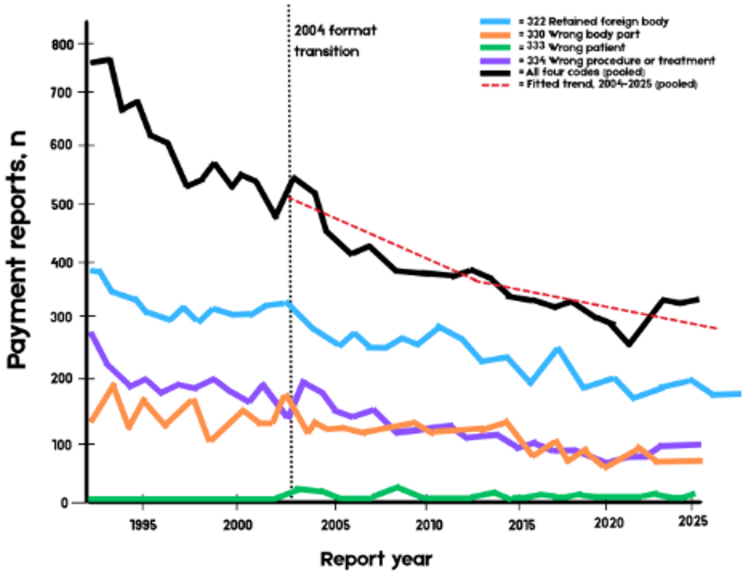
#> input picture cns2026_talks/spine_not_all_spines/CTSpinoPelvic1K/paper/cns2026/figs_cited/bettis2026_fig1.png, 1489 x 1149 px (shown at 1/2 size)
$ python prep_bettis.py
#> lines starting #> are read from the running program, lines starting #| are printed output that depends on the picture; after the words box and inside, x2 and y2 are one past the last pixel; in counts of white or black regions, pixels touching at a corner belong together
"""paper/cns2026/prep_bettis.py — Bettis et al. 2026 Figure 1 (National Practitioner Data Bank malpractice payment
reports for surgical never events by code, 1991-2025) redrawn with slide-size legend and axis titles. The article
page carries no data table, so the curves are read off the published PNG: pixels are classed by hue (blue, orange,
green, purple) or as black (the pooled line), the axes are calibrated from the tick-label positions, one value is
taken per report year, and the four codes are checked against the pooled line. The fitted trend is omitted.
Writes figs_v2/chart_bettis_redrawn.png and figs_cited/bettis2026_fig1_digitised.csv.

    python paper/cns2026/prep_bettis.py
"""
import csv
from pathlib import Path

import numpy as np
import matplotlib
matplotlib.use("Agg")
import matplotlib.pyplot as plt  # noqa: E402
from matplotlib.colors import rgb_to_hsv  # noqa: E402
from PIL import Image  # noqa: E402

HERE = Path(__file__).resolve().parent
OUT = HERE / "figs_v2"
CITED = HERE / "figs_cited"

src = np.asarray(Image.open(CITED / "bettis2026_fig1.png").convert("RGB")).astype(float) / 255.0
H, W, _ = src.shape
#> H = 1149; W = 1489
hsv = rgb_to_hsv(src)
#> hsv: shape (1149, 1489, 3) float64; mean of channels 0, 1, 2 0.0399, 0.0365, 0.953
dark = src.max(axis=2) < 0.28
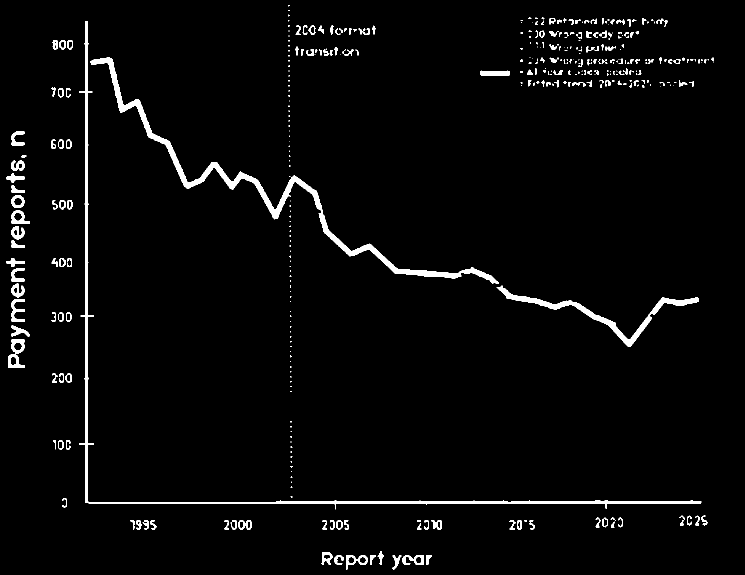
#> dark: shape (1149, 1489) bool (shown at 1/2 size); 2.9% white; 410 white regions (213 under 20 px), largest, box (x1, y1, x2, y2) and area: (180, 115, 998, 568) 12483, (158, 42, 1403, 1019) 12061, (993, 571, 1398, 694) 4775
sat = hsv[..., 1] > 0.35
#> sat: shape (1149, 1489) bool; 4.7% white; 80 white regions (28 under 20 px), largest, box (x1, y1, x2, y2) and area: (173, 663, 1406, 941) 35499, (179, 535, 1483, 804) 19901, (172, 967, 1392, 1006) 17684
hue = hsv[..., 0]
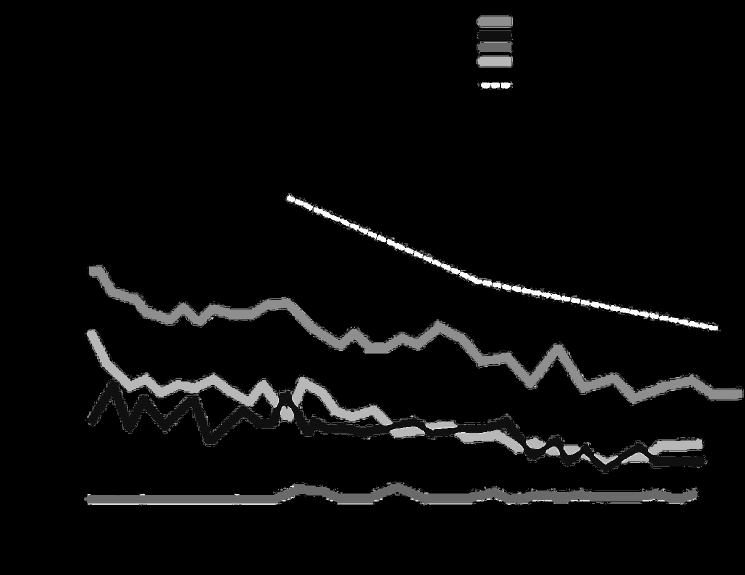
#> hue: shape (1149, 1489) float64 (shown at 1/2 size); min 0, max 0.998, mean 0.0399

# axes
col_counts = dark[100:1050, 100:400].sum(axis=0)
#> col_counts = 300 values, max 906 at index 71, min 0 at index 0, mean 42.27
axis_x = 100 + int(np.argmax(col_counts))
#> axis_x = 171
row_counts = dark[900:1100, 200:1400].sum(axis=1)
#> row_counts = 200 values, max 1200 at index 105, min 0 at index 0, mean 43.18
axis_y = 900 + int(np.argmax(row_counts))
#> axis_y = 1005
# the dotted 2004 line: the other column with many dark pixels
cc = dark[150:900, :].sum(axis=0)
#> cc = 1489 values, max 750 at index 170, min 0 at index 0, mean 20.46
dark_cols = [int(x) for x in np.where(cc > 120)[0] if x > axis_x + 20 and x < W - 20]   # the dotted 2004 line
#> dark_cols = [580, 581]
print("axes x", axis_x, "y", axis_y, "dark vertical columns", dark_cols)
#| axes x 171 y 1005 dark vertical columns [580, 581]


def clusters(idx, gap=3):
    idx = sorted(int(i) for i in idx)
    out, cur = [], [idx[0]] if idx else []
    for i in idx[1:]:
        if i - cur[-1] <= gap:
            cur.append(i)
        else:
            out.append(cur); cur = [i]
    if cur:
        out.append(cur)
    return [(float(np.mean(c)), len(c)) for c in out]


# y tick labels: text blobs left of the axis (columns 60..axis_x-20)
band = dark[:, 60:axis_x - 20]
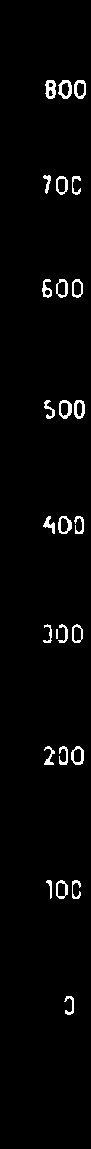
#> band: shape (1149, 91) bool; 2.3% white in thin lines or dots, all inside (x1, y1, x2, y2) = (42, 80, 86, 1015)
rows = np.where(band.sum(axis=1) >= 3)[0]
#> rows = 163 values from 80 to 1014
ylab = [c for c, n in clusters(rows, gap=4) if n >= 8 and 30 < c < axis_y + 20]
#> in clusters, `out, cur = [], [idx[0]] if idx else []`: out = []; cur = [80]
#> the loop in clusters, `for i in idx[1:]:` made 162 passes
#> (i, cur) on passes 19, 39, 58: (175, [175]), (279, [279]), (400, [400])
#> cur on passes 77, 95: [516], [624]
#> after the loop in clusters, `for i in idx[1:]:`: out = 9 items
#> ylab = [89, 184.5, 288, 409, 524.5, 633, 755, 889]
print("y label rows", [round(v) for v in ylab])
#| y label rows [89, 184, 288, 409, 524, 633, 755, 889]
# x tick labels: text blobs under the axis (rows axis_y+15 .. axis_y+70)
band = dark[axis_y + 15:axis_y + 70, :]
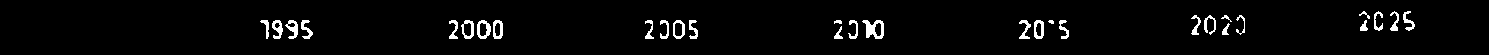
#> band: shape (55, 1489) bool; 3.2% white; 30 white regions (1 under 20 px), largest, box (x1, y1, x2, y2) and area: (862, 20, 884, 39) 232, (477, 20, 491, 39) 142, (285, 20, 298, 39) 127
cols = np.where(band.sum(axis=0) >= 3)[0]
#> cols = 277 values from 261 to 1414
xlab = [c for c, n in clusters(cols, gap=6) if n >= 20 and c > axis_x]
#> the loop in clusters (call 2), `for i in idx[1:]:` made 276 passes
#> (i, cur) on pass 43: (449, [449])
#> cur on passes 88, 96: [645], [660]
#> xlab = [287, 476.2, 678.5, 867, 1042.4, 1203.5, 1402.3]
print("x label cols", [round(v) for v in xlab])
#| x label cols [287, 476, 678, 867, 1042, 1204, 1402]
assert len(ylab) >= 5 and len(xlab) >= 5, "label detection failed"
ylab = sorted(ylab)                       # the topmost blob is the "800" label; zero sits on the x-axis line
y0 = float(axis_y)
#> y0 = 1005
ysp = (y0 - ylab[0]) / 8.0                 # px per 100 reports
#> ysp = 114.5
xlab = sorted(xlab)                       # 1995 .. 2025
pxpy = (xlab[-1] - xlab[0]) / (5 * (len(xlab) - 1))
#> pxpy = 37.18
x1995 = xlab[0]
#> x1995 = 287
print("px per 100:", round(ysp, 2), "px per year:", round(pxpy, 2), "y0 row", round(y0, 1), "axis_y", axis_y)
#| px per 100: 114.5 px per year: 37.18 y0 row 1005.0 axis_y 1005

plot = np.zeros((H, W), bool)
plot[40:axis_y - 3, axis_x + 9:W - 10] = True     # clear of the axis line's anti-aliased edge
plot[0:215, 920:W] = False                 # legend
plot[30:125, 560:800] = False              # the "2004 format transition" text
for xd in dark_cols:
    plot[:, xd - 3:xd + 4] = False
#> this loop made 2 passes
#> xd on passes 1 to 2: 580, 581
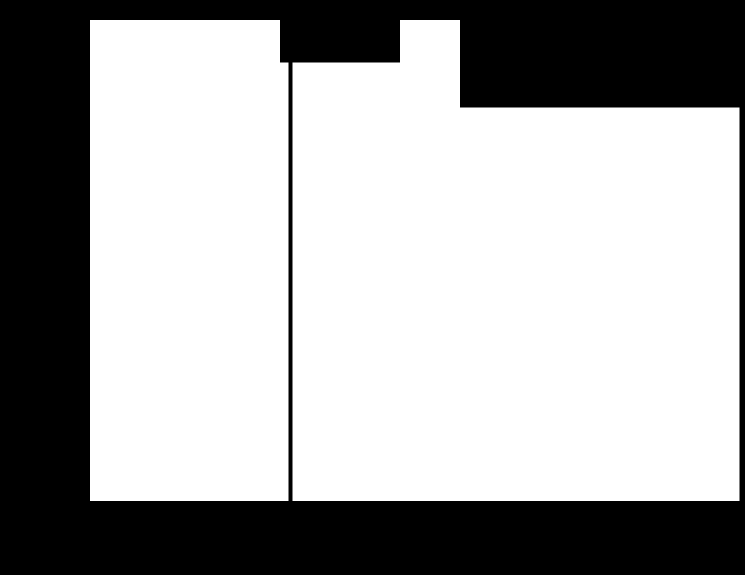
#> plot: shape (1149, 1489) bool (shown at 1/2 size); 65.7% white; 1 black region, box (x1, y1, x2, y2) and area: (0, 0, 1489, 1149) 586464
hue_bins = {"322 retained foreign body": (0.50, 0.66), "330 wrong body part": (0.03, 0.13),
            "333 wrong patient": (0.28, 0.48), "334 wrong procedure or treatment": (0.68, 0.82)}
# line-core colours: the median of the strongly saturated pixels of each hue bin; then nearest-colour classification,
# so the blends where two lines cross (orange over purple reads as green by hue) are assigned to neither
cores = {}
for k, (lo, hi) in hue_bins.items():
    sel = plot & (hsv[..., 1] > 0.6) & (hue >= lo) & (hue < hi)
    cores[k] = np.median(src[sel], axis=0)
    print("core", k, np.round(cores[k] * 255).astype(int))
#> this loop made 4 passes
#| core 322 retained foreign body [ 55 181 254]
#| core 330 wrong body part [253 144  75]
#| core 333 wrong patient [  0 191  97]
#| core 334 wrong procedure or treatment [139  81 253]
#> after the loop, cores = {'322 retained foreign body': [0.216, 0.71, 0.996], '330 wrong body part': [0.992, 0.565, 0.294], '333 wrong patient': [0, 0.749, 0.38], '334 wrong procedure or treatment': [0.545, 0.318, 0.992]}
dist = {k: np.sqrt(((src - c) ** 2).sum(axis=2)) for k, c in cores.items()}
#> dist = 4 items
nearest = min(dist.values()) if False else None
masks = {}
for k in hue_bins:
    others = np.min(np.stack([dist[o] for o in hue_bins if o != k]), axis=0)
    masks[k] = plot & sat & (dist[k] < 0.22) & (dist[k] < others)
#> this loop made 4 passes
#> pass 3, `others = np.min(np.stack([dist[o] for o in hue_bins if o != k]), axis=0)`:
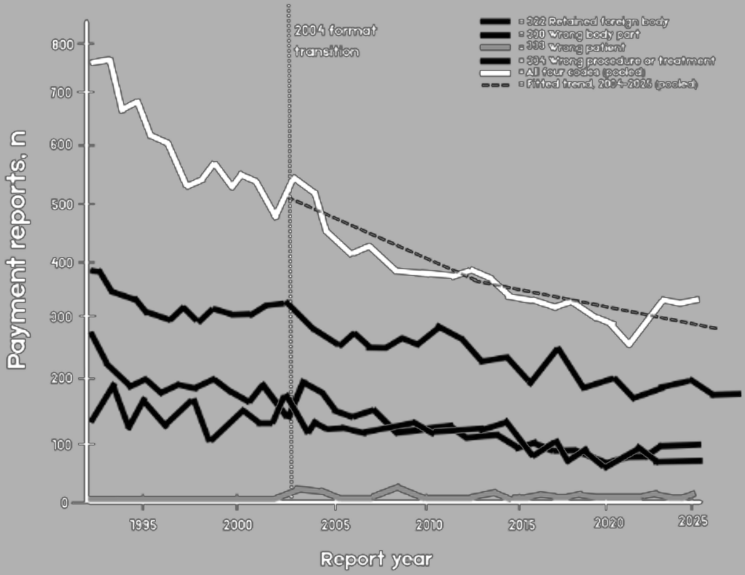
#> others: shape (1149, 1489) float64 (shown at 1/2 size); min 0, max 1.18, mean 0.784; drawn with min black and max white
#> after the loop, masks = 4 items
masks["all four codes, pooled"] = plot & dark & ~sat
years = list(range(1991, 2026))
data = {}
for name, mask in masks.items():
    vals = []
    for yr in years:
        x = int(round(x1995 + (yr - 1995) * pxpy))
        best = None
        for half in (3, 6, 9):
            win = mask[:, max(x - half, 0):x + half + 1]
            counts = win.sum(axis=1)
            rows_ = np.where(counts > 0)[0]
            if not len(rows_):
                continue
            # the line is the largest contiguous run of rows; tick marks and stray dots are small runs
            runs, start = [], rows_[0]
            for a, b in zip(rows_[:-1], rows_[1:]):
                if b - a > 2:
                    runs.append((start, a)); start = b
            runs.append((start, rows_[-1]))
            r0, r1 = max(runs, key=lambda r: counts[r[0]:r[1] + 1].sum())
            rr = np.arange(r0, r1 + 1)
            best = float((rr * counts[r0:r1 + 1]).sum() / counts[r0:r1 + 1].sum())
            break
        vals.append(float((y0 - best) / ysp * 100) if best is not None else np.nan)
    data[name] = vals
#> this loop made 5 passes
#> name on passes 1 to 5: '322 retained foreign body', '330 wrong body part', '333 wrong patient', '334 wrong procedure or treatment', 'all four codes, pooled'
#> after the loop, data = 5 items
blue_cols = np.where(masks["322 retained foreign body"].any(axis=0))[0]
#> blue_cols = 1291 values from 180 to 1478
print("blue spans columns", blue_cols.min(), "-", blue_cols.max(), "-> years", round(1995 + (blue_cols.min() - x1995) / pxpy, 1),
      "to", round(1995 + (blue_cols.max() - x1995) / pxpy, 1))
#| blue spans columns 180 - 1478 -> years 1992.1 to 2027.0
data["333 wrong patient"] = [0.0 if np.isnan(v) else v for v in data["333 wrong patient"]]
codes = [k for k in data if not k.startswith("all four")]
#> codes = ['322 retained foreign body', '330 wrong body part', '333 wrong patient', '334 wrong procedure or treatment']
dev = []
for i, yr in enumerate(years):
    vals = [data[k][i] for k in codes]
    p = data["all four codes, pooled"][i]
    if not np.isnan(p) and all(not np.isnan(v) for v in vals):
        dev.append((yr, sum(vals), p, abs(sum(vals) - p) / p))
#> this loop made 35 passes
#> (vals, p) on passes 1 to 12: ([nan, nan, 0, nan], nan), ([404.4, 144.8, 6.99, 293.2], 770), ([383.3, 186.3, 6.99, 245], 772.7), ([360.9, 148.2, 6.99, 212], 689.5), ([337.9, 176.1, 6.99, 214.2], 672.3), ([323.9, 140.8, 6.99, 193.2], 632.3), ([336.6, 161.1, 6.99, 205.3], 576.5), ([318.4, 154.2, 6.99, 203.8], 562.1), ([336.2, 120.2, 6.99, 210], 584.3), ([328.8, 150.8, 6.99, 188.3], 562.7), ([332.7, 144.7, 6.99, 189.4], 560.2), ([345.9, 146.8, 6.99, 180.5], 506)
#> after the loop, dev = 34 items, first 6: (1992, 849.4, 770, 0.103), (1993, 821.6, 772.7, 0.0632), (1994, 728, 689.5, 0.0559), (1995, 735.2, 672.3, 0.0936), (1996, 664.9, 632.3, 0.0515), (1997, 710, 576.5, 0.232)
print("pooled check over %d years: median |sum-pooled|/pooled %.3f, max %.3f (%s)" %
      (len(dev), float(np.median([d[3] for d in dev])), max(d[3] for d in dev), max(dev, key=lambda d: d[3])[0]))
#| pooled check over 34 years: median |sum-pooled|/pooled 0.215, max 0.435 (2011)
for yr, s, p, r in dev[:3] + dev[-3:]:
    print("   ", yr, "sum", round(s), "pooled", round(p))
#> this loop made 6 passes
#> (yr, s, p, r) on passes 1 to 6: (1992, 849.4, 770, 0.103), (1993, 821.6, 772.7, 0.0632), (1994, 728, 689.5, 0.0559), (2023, 383.9, 353.2, 0.0869), (2024, 391.8, 349.2, 0.122), (2025, 377.3, 353.8, 0.0666)
#|     1992 sum 849 pooled 770
#|     1993 sum 822 pooled 773
#|     1994 sum 728 pooled 689
#|     2023 sum 384 pooled 353
#|     2024 sum 392 pooled 349
#|     2025 sum 377 pooled 354
with open(CITED / "bettis2026_fig1_digitised.csv", "w", newline="") as f:
    w = csv.writer(f)
    w.writerow(["year"] + list(data.keys()))
    for i, yr in enumerate(years):
        w.writerow([yr] + [("" if np.isnan(data[k][i]) else round(data[k][i])) for k in data])

plt.rcParams.update({"font.family": "Arial", "axes.spines.top": False, "axes.spines.right": False, "axes.grid": True,
                     "grid.color": "#DDDDDD", "grid.linewidth": 0.6})
colors = {"322 retained foreign body": "#3AB0F4", "330 wrong body part": "#F7943A", "333 wrong patient": "#22C15A",
          "334 wrong procedure or treatment": "#8B5CF6", "all four codes, pooled": "#111111"}
fig, ax = plt.subplots(figsize=(12.5, 7.6))
for name in ["all four codes, pooled", "322 retained foreign body", "334 wrong procedure or treatment", "330 wrong body part", "333 wrong patient"]:
    v = np.array(data[name], float)
    ok = ~np.isnan(v)
    ax.plot(np.array(years)[ok], v[ok], color=colors[name], lw=4.2 if name.startswith("all") else 3.4, label=name, solid_capstyle="round")
ax.axvline(2004, color="#333333", ls=":", lw=2)
ax.text(2004.4, 800, "2004 report-format\ntransition", fontsize=15, color="#333333", va="top")
first = min(yr for yr, v in zip(years, data["all four codes, pooled"]) if not np.isnan(v))
#> first = 1992
ax.set_xlim(first, 2025)
ax.set_ylim(0, 830)
ax.set_xticks([1995, 2000, 2005, 2010, 2015, 2020, 2025])
ax.tick_params(labelsize=18)
ax.set_xlabel("report year", fontsize=21)
ax.set_ylabel("malpractice payment reports, n", fontsize=21)
ax.legend(loc="upper right", fontsize=17, frameon=False, title="NPDB surgical never-event code", title_fontsize=16)
fig.tight_layout()
fig.savefig(OUT / "chart_bettis_redrawn.png", dpi=220, bbox_inches="tight", pad_inches=0.08, facecolor="white")
#> figure, not shown here; curve peaks at x = 1993, y = 772.7; curve peaks at x = 1992, y = 404.4; curve peaks at x = 1992, y = 293.2
with Image.open(OUT / "chart_bettis_redrawn.png") as im2:
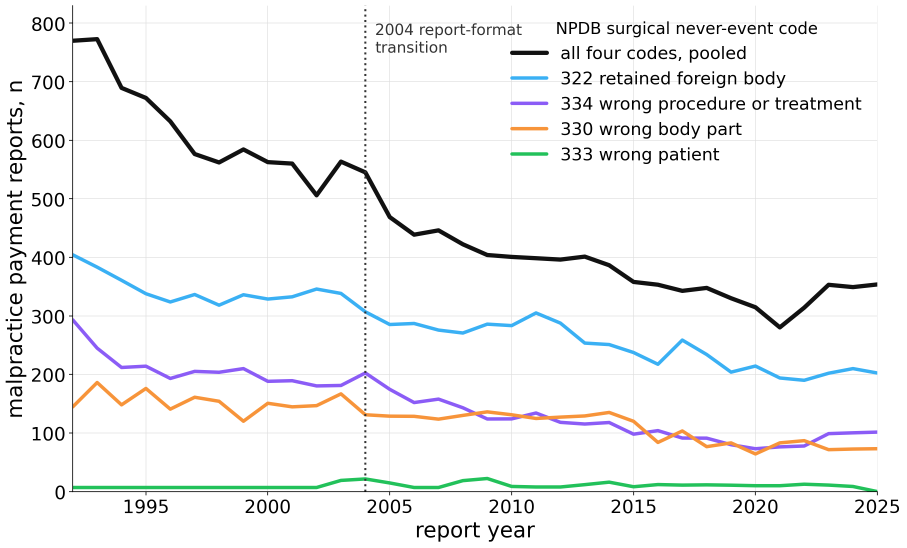
#> im2: PIL image 2719x1642 RGBA (shown at 1/3 size); mean R, G, B, A 243.6, 244.4, 244.5, 255
    print("chart_bettis_redrawn", im2.size, "first year", first)
#| chart_bettis_redrawn (2719, 1642) first year 1992
